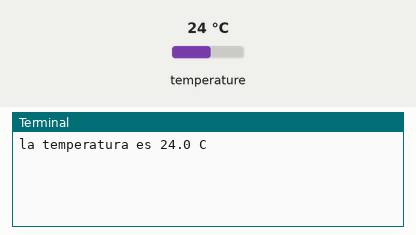
Simulated run of this program. Board: Raspberry Pi (BCM pin numbers). Shown: the last lines printed to the terminal. Inputs (shaded band) come from the test bench; at power-on: temperature 24 °C.

Above: at 1.2 s.
1.3 s: temperature set to 12 °C
At 3.5 s:
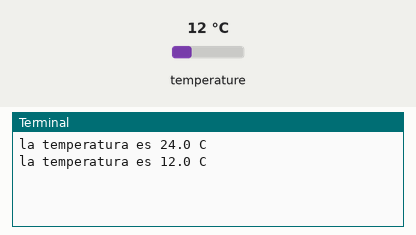
3.8 s: temperature set to 19 °C
At 5.6 s:
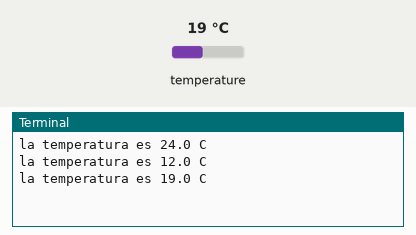
Timing chart, 0 to 7.1 s (numbered marks = the images above; inputs shaded):
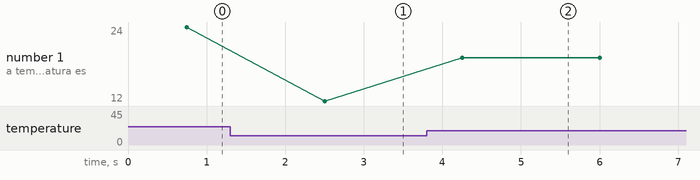

Measured:
- after the input at 1.3 s, the terminal: prints a new line after 1.2 s (image 1)
- after the input at 3.8 s, the terminal: prints a new line after 0.45 s (image 2)
- plotted number 1: 24 → 12 after the input at 1.3 s, 12 → 19 after the input at 3.8 s

The program:

DS18B20_simple.py
```python
# importa biblioteques
import time
from w1thermsensor import W1ThermSensor

# configuracio
sensor = W1ThermSensor()  # definicio de l'objecte W1ThermSensor

# execucio en condicions normals
try:
  while True:
    temperatura = sensor.get_temperature()  # obtencio directa de la temperatura en C
    print ("la temperatura es %s C" % temperatura)  # imprimeix el text i el valor
    time.sleep(1)    # interval actualitzacio de dades 1s

# quan es produeixi una excepcio, com Ctrl+C ...
except:
  print ("execucio interrompuda")
```
